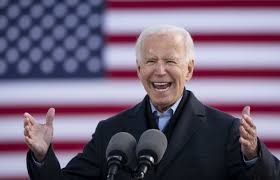
#> input picture images.jpg, 280 x 180 px, found by its file name
$ python detect.py
#> lines starting #> are read from the running program, lines starting #| are printed output that depends on the picture; after the words box and inside, x2 and y2 are one past the last pixel; in counts of white or black regions, pixels touching at a corner belong together
import numpy as np
import cv2
img = cv2.imread('F:/pythonSeries/ai_series/cascade_exe/dist/images.jpg')
#> img is the input picture: shape (180, 280, 3); mean B, G, R 118.6, 97.2, 112
font = cv2.FONT_HERSHEY_SIMPLEX
gray = cv2.cvtColor(img,cv2.COLOR_BGR2GRAY)
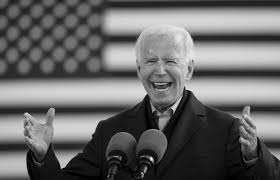
#> gray: shape (180, 280); min 0, max 245, mean 104.1
cascade = cv2.CascadeClassifier('F:/pythonSeries/ai_series/cascade_classifier/haarcascade_smile.xml')
objectt = cascade.detectMultiScale(gray,1.3,5)
#> objectt = [[144, 75, 36, 18]]
for (x,y,w,h) in objectt:
	img = cv2.rectangle(img,(x,y),(x+w,y+h),(255,0,0),2)
	cv2.putText(img, '1', (x,y-10), font, 1, (255,255,255), 3)
#> this loop made 1 pass
#> pass 1, `img = cv2.rectangle(img,(x,y),(x+w,y+h),(255,0,0),2)`:
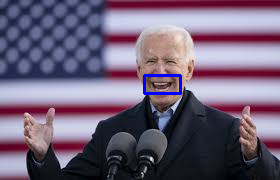
#> img: shape (180, 280, 3); 0.63% of pixels changed, all inside (x1, y1, x2, y2) = (143, 74, 182, 95)
#> after the loop:
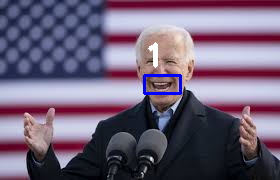
#> img: shape (180, 280, 3); 0.28% of pixels changed, all inside (x1, y1, x2, y2) = (148, 42, 158, 68)
cv2.imshow('img',img)
cv2.waitKey(0)
cv2.destroyAllWindows()
